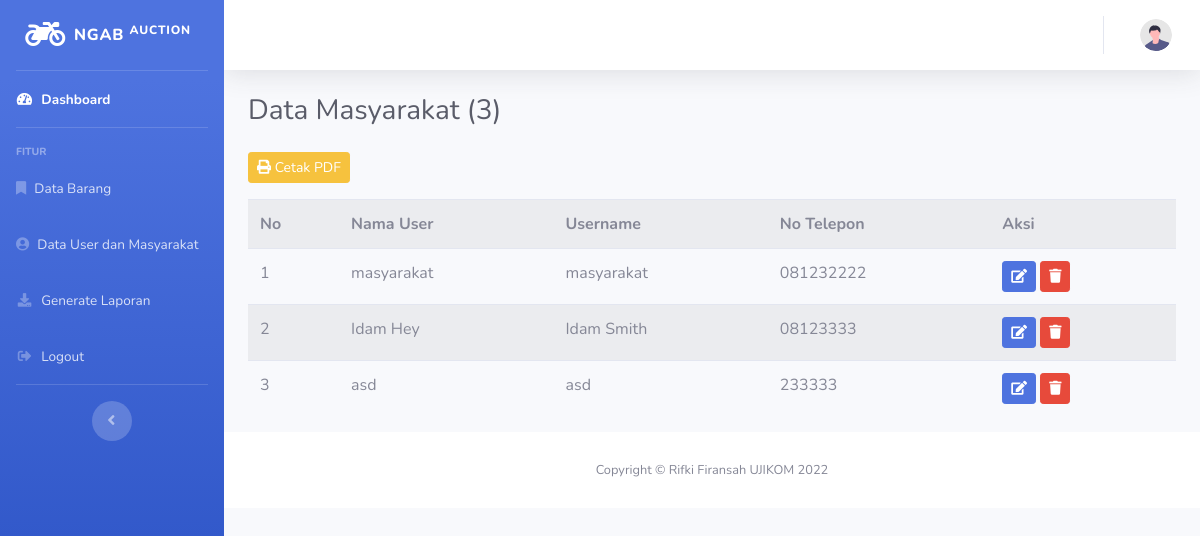
The app's page /index.php/data_user, older data.
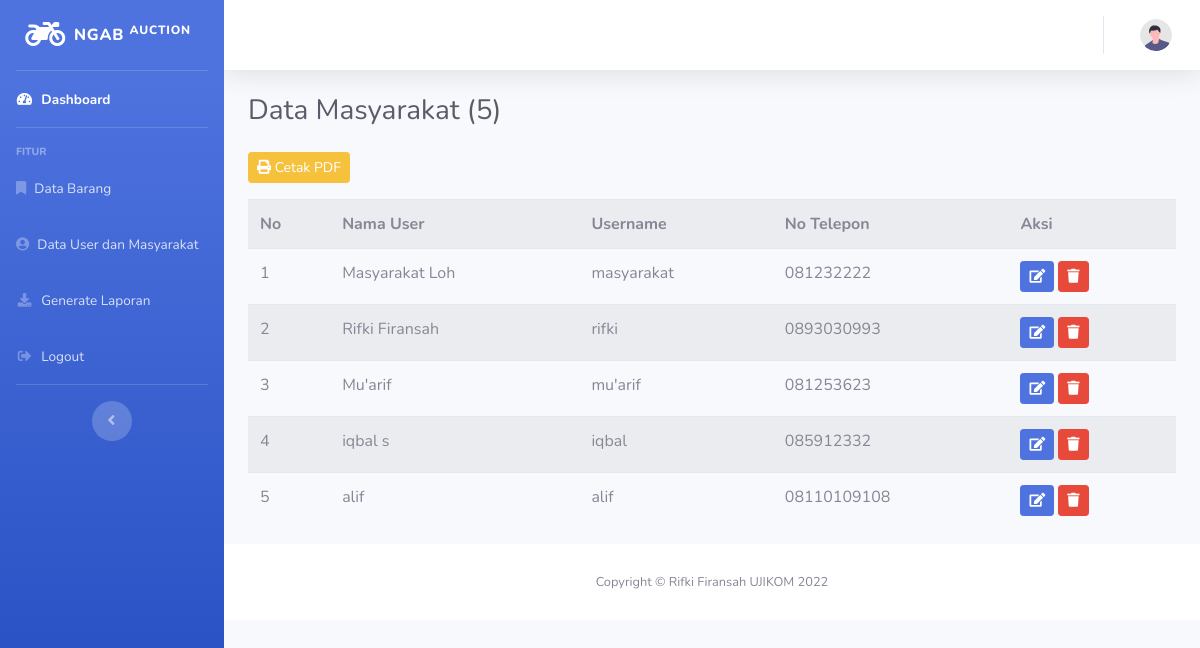
The same page, newer data.
### tables this page shows
CREATE TABLE `tb_masyarakat` (
  `id_user` int(11) NOT NULL,
  `nama_lengkap` varchar(25) NOT NULL,
  `username` varchar(25) NOT NULL,
  `password` varchar(50) NOT NULL,
  `telp` varchar(25) NOT NULL
);

### application/controllers/Data_user.php (called while the page is built, shortened)
<?php
class Data_user extends CI_Controller
{
  public function index()
  {
    $data['user'] = $this->M_admin->tampil_user();
    $this->load->view('layout/header');
    $this->load->view('layout/sidebar');
    $this->load->view('admin/user', $data);
    $this->load->view('layout/footer');
  }
}

### index.php (called while the page is built, shortened)
<?php
require_once BASEPATH . 'core/CodeIgniter.php';

### application/models/M_admin.php (called while the page is built, shortened)
<?php
class M_admin extends CI_Model
{
  public function tampil_user()
  {
    return $this->db->get('tb_masyarakat')->result();
  }
}

### application/views/admin/user.php (the view, shortened to what this page needs)
<div class="container-fluid">
  <div class="d-sm-flex align-items-center justify-content-between mb-4">
    <h1 class="h3 mb-0 text-gray-800">Data Masyarakat (<?= count($user); ?>)</h1>
  </div>
  <a class="btn btn-sm btn-warning" href="<?= base_url('data_user/print_user'); ?>" target="__blank"><i class="fa fa-print"></i> Cetak PDF</a>
  <table class="table table-striped mt-3">
    <tr>
      <th>No</th>
      <th>Nama User</th>
      <th>Username</th>
      <th>No Telepon</th>
      <th>Aksi</th>
    </tr>
    <?php $i = 1; ?>
    <?php foreach ($user as $row) : ?>
      <tr>
        <td><?= $i++; ?></td>
        <td><?= $row->nama_lengkap; ?></td>
        <td><?= $row->username; ?></td>
        <td><?= $row->telp; ?></td>
        <td>
          <a href="<?= base_url('data_user/edit/' . $row->id_user); ?>" class="btn btn-sm btn-primary"><i class="fas fa-edit"></i></a>
          <a href="<?= base_url('data_user/hapus/' . $row->id_user); ?>" class="btn btn-sm btn-danger" onclick="return confirm('Yakin ingin hapus data')"><i class="fas fa-trash"></i></a>
        </td>
      </tr>
    <?php endforeach; ?>
  </table>
</div>

### application/views/layout/header.php (shortened to what this page needs)
<!DOCTYPE html>
<html lang="en">
<head>
  <link href="<?= base_url('assets/'); ?>vendor/fontawesome-free/css/all.min.css" rel="stylesheet" type="text/css">
  <link href="<?= base_url('assets/'); ?>css/sb-admin-2.min.css" rel="stylesheet">
</head>

### application/views/layout/sidebar.php (shortened to what this page needs)
<body id="page-top">
  <div id="wrapper">
    <ul class="navbar-nav bg-gradient-primary sidebar sidebar-dark accordion" id="accordionSidebar">
      <a class="sidebar-brand d-flex align-items-center justify-content-center" href="index.html">
        <div class="sidebar-brand-icon">
          <i class="fas fa-solid fa-motorcycle"></i>
        </div>
        <div class="sidebar-brand-text mx-2">Ngab <sup> auction</sup></div>
      </a>
      <hr class="sidebar-divider my-0">
      <li class="nav-item active">
        <a class="nav-link" href="<?= base_url('dashboard'); ?>">
          <i class="fas fa-fw fa-tachometer-alt"></i>
          <span>Dashboard</span></a>
      </li>
      <hr class="sidebar-divider">
      <div class="sidebar-heading">
        Fitur
      </div>
      <li class="nav-item">
        <a class="nav-link" href="<?= base_url('data_barang'); ?>">
          <i class="fas fa-solid fa-bookmark"></i>
          <span>Data Barang</span></a>
      </li>
      <li class="nav-item">
        <a class="nav-link collapsed" href="<?= base_url('data_user'); ?>" aria-expanded="true" aria-controls="collapseTwo">
          <i class="fas fa-user-circle"></i>
          <span>Data User dan Masyarakat</span>
        </a>
      </li>
      <li class="nav-item">
        <a class="nav-link collapsed" href="<?= base_url('laporan'); ?>" aria-expanded="true" aria-controls="collapseTwo">
          <i class="fas fa-fw fa-download"></i>
          <span>Generate Laporan</span>
        </a>
      </li>
      <li class="nav-item">
        <a class="nav-link" href="<?= base_url('auth/logout_a'); ?>" aria-expanded="true" aria-controls="collapseUtilities">
          <i class="fas fa-fw fa-sign-out-alt"></i>
          <span>Logout</span>
        </a>
      </li>
      <hr class="sidebar-divider d-none d-md-block">
      <div class="text-center d-none d-md-inline">
        <button class="rounded-circle border-0" id="sidebarToggle"></button>
      </div>
    </ul>
    <div id="content-wrapper" class="d-flex flex-column">
      <div id="content">
        <nav class="navbar navbar-expand navbar-light bg-white topbar mb-4 static-top shadow">
          <ul class="navbar-nav ml-auto">
            <li class="nav-item dropdown no-arrow">
              <a class="nav-link dropdown-toggle" href="#" id="userDropdown" role="button" data-toggle="dropdown" aria-haspopup="true" aria-expanded="false">
                <img class="img-profile rounded-circle" src="<?= base_url('assets/'); ?>img/undraw_profile.svg">
              </a>
            </li>
          </ul>
        </nav>

### application/views/layout/footer.php (shortened to what this page needs)
<footer class="sticky-footer bg-white">
  <div class="container my-auto">
    <div class="copyright text-center my-auto">
      <span>Copyright &copy; Rifki Firansah UJIKOM 2022</span>
    </div>
  </div>
</footer>
</div>
</div>
</body>
</html>

Row changes from the older to the newer data that the page shows:
removed tb_masyarakat: nama_lengkap "Idam Hey", username "Idam Smith", telp "08123333"
removed tb_masyarakat: nama_lengkap "asd", username "asd", telp "233333"
changed tb_masyarakat "masyarakat": nama_lengkap "masyarakat" → "Masyarakat Loh"
added tb_masyarakat: nama_lengkap "Rifki Firansah", username "rifki", telp "0893030993"
added tb_masyarakat: nama_lengkap "Mu'arif", username "mu'arif", telp "081253623"
added tb_masyarakat: nama_lengkap "iqbal s", username "iqbal", telp "085912332"
added tb_masyarakat: nama_lengkap "alif", username "alif", telp "08110109108"
Text that changed along with them:
count($user): "3" → "5"
